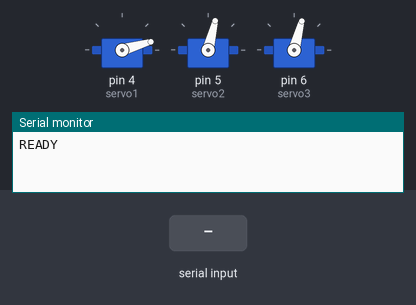
Simulated run of this sketch. Board: Arduino Uno, built with avr-gcc and run on an emulated ATmega328P. On the bench: 3 × servo, the last lines printed to the serial monitor. The test bench sets the inputs (shaded band).

Above: at 2.7 s.
2.8 s: "1\n" received over Serial
At 3.7 s:
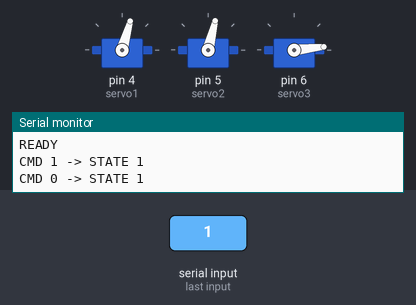
4.3 s: "2\n" received over Serial
At 4.9 s:
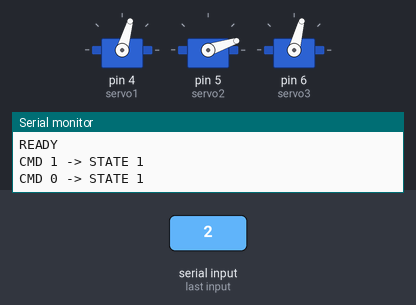
Timing chart, 0 to 7.3 s (numbered marks = the images above; inputs shaded):
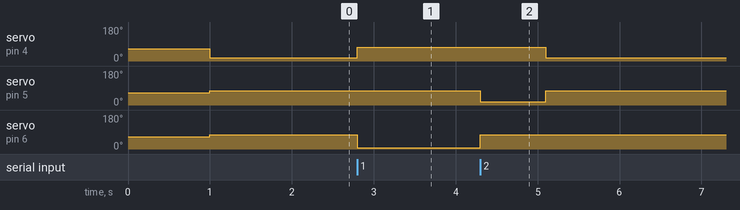

The sketch:

3ServoCode.ino
```cpp
#include <Servo.h>

Servo servo1;
Servo servo2;
Servo servo3;

enum ballState {POS1, POS2, POS3};
ballState state  = POS1;


void setup() {

  Serial.begin(115200);
  Serial.setTimeout(50);

  servo1.attach(4);
  servo2.attach(5);
  servo3.attach(6);

  levelplate();  // starting position
  delay(1000);  // wait before inputs ball moves
  applyState();   // move to the starting state  (POS1)
  delay(500);

  Serial.println("READY");

}

void move(int angle, Servo &servo){
  servo.write(angle);
}


void levelplate(){
  move(64, servo1);
  move(66, servo2);
  move(65, servo3);
}

void lowplate(){
  move(10, servo1);
  move(12, servo2);
  move(0, servo3);
}


void oneUp(){
  move(74, servo1);
  move(18, servo2);
  move(6, servo3);
}


void twoUp(){
  move(76, servo2);
  move(6, servo3);
  move(16, servo1);
}

void threeUp(){
  move(75, servo3);
  move(18, servo2);
  move(16, servo1);
}


void clockwise(){
  oneUp();
  delay(5000);
  twoUp();
  delay(5000);
  threeUp();
  delay(5000);
}

void antiClockwise(){
  threeUp();
  delay(500);
  twoUp();
  delay(500);
  oneUp();
  delay(500);
}

void slow(){
  for(int i = 0; i <= 70; i++){
    move((i + (i * 0.14)), servo1);
    delay(10);
    move((i + (i * 0.17)), servo2);
    delay(10);
    move(i, servo3);
    delay(10);

  }
  for(int i = 0; i > 70; i--){
    move(i + 10, servo1);
    delay(10);
    move(i + 12, servo2);
    delay(10);
    move(i, servo3);
    delay(10);

  }
}


// Positions

void position1(){
  move(16, servo1);  // low
  move(76, servo2);  // high
  move(75, servo3);  // high
}


void position2(){
  move(74, servo1);  // high
  move(76, servo2);  // high
  move(6, servo3);  // low
}


void position3(){
  move(74, servo1);  // high
  move(18, servo2);  // low
  move(75, servo3);  // high
}


void applyState() {
  switch (state) {
    case POS1: position1(); break;
    case POS2: position2(); break;
    case POS3: position3(); break;
  }
}

void stepForward() {
  switch (state) {
    case POS1: state = POS2; break;
    case POS2: state = POS3; break;
    case POS3: state = POS1; break;
  }
  applyState();
}

void stepBackward() {
  switch (state) {
    case POS1: state = POS3; break;
    case POS2: state = POS1; break;
    case POS3: state = POS2; break;
  }
  applyState();
}


void loop() {
  if (Serial.available() > 0) {
    int cmd = Serial.parseInt();

    // +1  move forward once
    if (cmd == 1) {
      stepForward();
    }

    // +2  move forward twice (wair between moves)
    else if (cmd == 2) {
      stepForward();
      delay(800);
      stepForward();
    }

    // -1  move backward once
    else if (cmd == -1) {
      stepBackward();
    }

    // -2  move backward twice (wait between moves)
    else if (cmd == -2) {
      stepBackward();
      delay(800);
      stepBackward();
    }

    Serial.print("CMD ");
    Serial.print(cmd);
    Serial.print(" -> STATE ");
    Serial.println(state);
  }


  //levelplate();
}
```

Measured:
- after the input at 2.8 s, servo on pin 4 (servo1): 16° → 74° at once; servo on pin 6 (servo3): 75° → 6° at once
- after the input at 4.3 s, servo on pin 4 (servo1): 74° → 16° after 0.80 s; servo on pin 5 (servo2): 76° → 18° at once, → 76° 0.80 s later; servo on pin 6 (servo3): 6° → 75° at once
